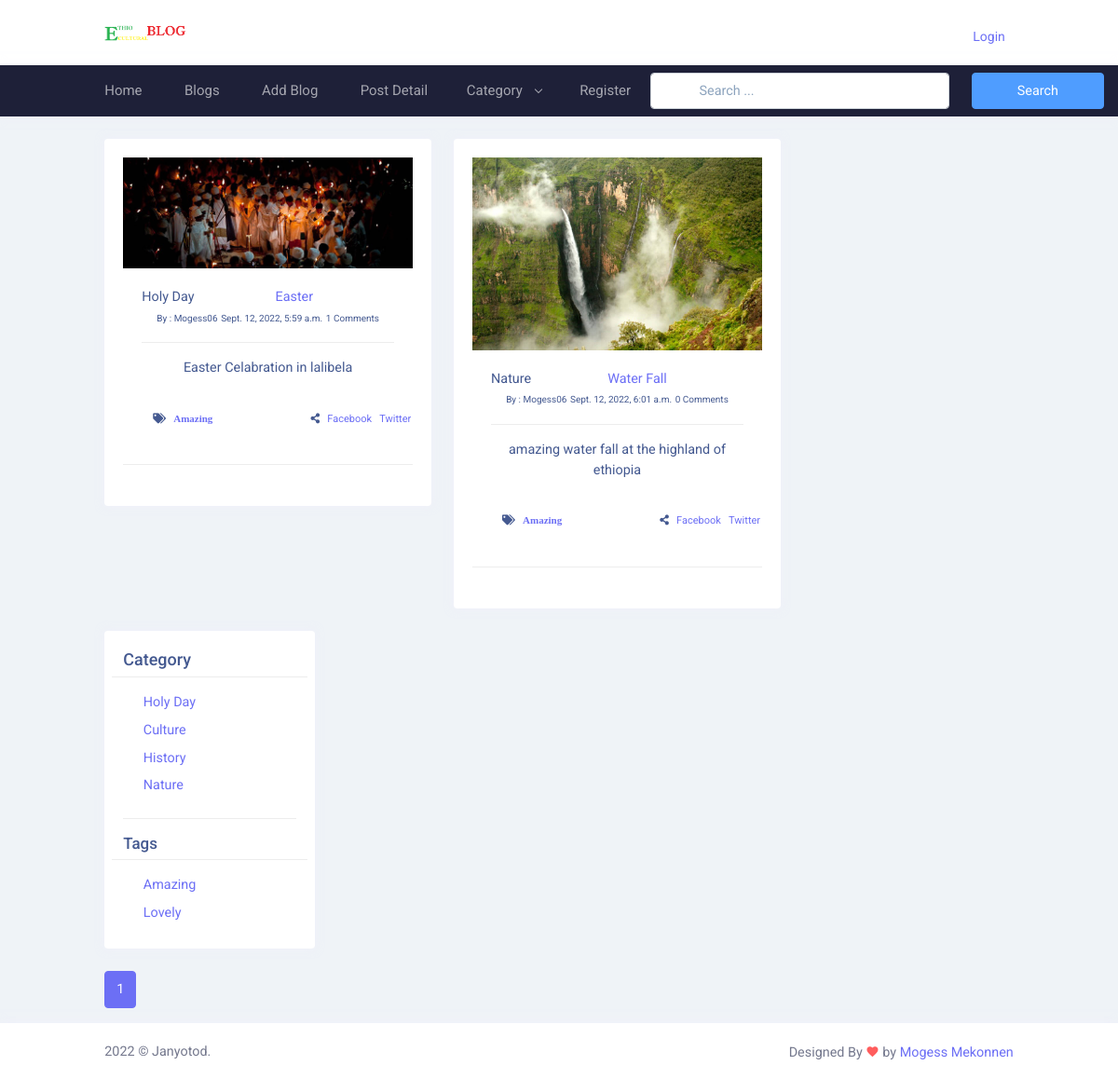
The page /tag_blogs/amazing/ on the database its author committed.
### blog/models.py (models this page shows, shortened)
class Blog(models.Model):
    user = models.ForeignKey(
        User,
        related_name='user_blogs',
        on_delete=models.CASCADE,
    )
    category = models.ForeignKey(
        Category,
        related_name='Category_blogs',
        on_delete=models.CASCADE,
    )
    likes = models.ManyToManyField(
        User,
        related_name='user_likes',
        blank=True,
        )
    tags = models.ManyToManyField(
        Tag,
        related_name='tag_blogs',
        blank=True
    )
    title = models.CharField(
        max_length=250
    )
    slug = models.SlugField(null=True, blank=True)
    banner = models.ImageField(upload_to='blog_banner')
    description = models.TextField()
    created_date = models.DateTimeField(auto_now_add=True)

class Category(models.Model):
    title = models.CharField(max_length=150, unique=True)
    slug = models.SlugField(null=True, blank=True)
    create_date = models.DateField(auto_now_add=True)

class  Tag(models.Model):
    title = models.CharField(max_length=150)
    slug = models.SlugField(null=True, blank=True)
    create_date = models.DateField(auto_now_add=True)

### user_profile/models.py (models this page shows, shortened)
class User(AbstractUser):
    email = models.EmailField(max_length=150,
                              unique=True,
                              error_messages={"unique": "Email must be unique"
                                              }
                              )
    profile_image = models.ImageField(null=True,
                                      blank=True,
                                      upload_to="profile_images"
                                      )
    REQUIRED_FIELDS = ["email"]
    objects = CustomUserManager()

### blog/views.py (the view)
# urls.py: path('tag_blogs/<str:slug>/', tag_blogs, name='tag_blogs'),
def tag_blogs(request, slug):
    tag = get_object_or_404(Tag, slug=slug)
    queryset = tag.tag_blogs.all()
    tags = Tag.objects.order_by('-create_date')[:5]
    page = request.GET.get('page', 1)
    paginator = Paginator(queryset, 2)
    all_blogs = Blog.objects.order_by('-created_date')[:5]
    try:
        blogs = paginator.page(page)
    except EmptyPage:
        blogs = paginator.page(1)
    except PageNotAnInteger:
         blogs = paginator.page(1)
    context = {
        "blogs": blogs,
        "tags": tags,
        "all_blogs":all_blogs
    }
    return render(request, 'tag_blogs.html', context)

### blog/context_processors.py (called while the page is built)
def get_all_category(request):
    categories = Category.objects.all()
    context = {
        "Categories": categories
    }
    return context

### templates/tag_blogs.html (shortened to what this page needs)
{% extends 'base.html'%}
{% load static %}
{% block content %}
<div class="main-content">
  <div class="page-content">
    <div class="container-fluid">
      <div class="row">
        <div class="col-xl-9 col-sm-6">
          <div class="row">
            {% for blog in blogs %}
            <div class="col-xl-6">
              <div class="card">
                <div class="card-body">
                  <div class="text-center">
                    {% include 'blog_card.html' %}
                    <hr class="my-4" />
                  </div>
                </div>
              </div>
              {% endfor %}
            </div>
          </div>
          {% include 'right_sidebar.html' %}
          <div class="col-12" style="text-align: center">
            {% include 'pagination.html' %}
          </div>
        </div>
        {% endblock content %}

### templates/blog_card.html
{% load static %}
      <div>
        <img
          src="{{blog.banner.url}}"
          class="img-fluid"
          alt="Responsive image"
        />
      </div>
      <div class="card-body">
        <span class="float-lg-start" >{{blog.category.title}}</span>
        <a class="float-lg-center"  href="{% url 'blog_details' blog.slug %}" >{{blog.title}}</a>
        <br />
        <span style="font-size: 10px"
          >By : {{blog.user.username}}</span
        >
        <span style="font-size: 10px">{{blog.created_date}}</span>
        <span style="font-size: 10px"
          >{{blog.blog_comments.all.count}} Comments</span
        >
        <hr />
        <p>{{blog.description|truncatewords:50}}</p>
      </div>
      <div class="row"  style="font-size:11px">
        <div class="col-6">
          <ul class="post-tags float-lg-start">
            {% if blog.tags.all.count > 0 %}
            {% for tags in blog.tags.all %}
            <li class="fa fa-tags" >
              &nbsp; <a href="#">{{tags.title }}</a>
            </li>
            {% endfor %} {% else %} None {% endif %}
          </ul>
        </div>
        <div class="col-6">
          <ul class="post-share">
            <li class="fa fa-share-alt"></li>
            <a href="">&nbsp;&nbsp;Facebook</a>
            <a href="">&nbsp;&nbsp;Twitter</a>
          </ul>
        </div>
      </div>
    </div>

### templates/right_sidebar.html
<div class="col-xl-3 col-sm-6" style="width: 250px">
  <div class="card">
    <div class="card-body">
      <div class="row">
        <h4 class="form-label h5">Category</h4>
        <hr />
        {% for category in Categories %}
        <div class="d-flex flex-wrap gap-3">
          <div class="form-check mb-2">
            <a href="{% url 'category_blogs' category.slug %}"
              >{{category.title}}</a
            >
          </div>
        </div>
        {% endfor %}
      </div>
      <hr />
      <div class="row">
        <h4 class="card-title">Tags</h4>
        <hr />
        {% for tag in tags %}
        <div class="d-flex flex-wrap gap-3">
          <div class="form-check mb-2">
            <a href="{% url 'tag_blogs' tag.slug %}">{{tag.title}}</a>
          </div>
        </div>
        {% endfor %}
      </div>
    </div>
  </div>
</div>

### rows shown on the page
Blog: banner (picture), category "Holy Day", title "Easter", user.username "Mogess06", created_date "Sept. 12, 2022, 5:59 a.m.", blog_comments.all.count "1", description "Easter Celabration in lalibela"
Tag: title "Amazing"
Blog: banner (picture), category "Nature", title "Water Fall", user.username "Mogess06", created_date "Sept. 12, 2022, 6:01 a.m.", blog_comments.all.count "0", description "amazing water fall at the highland of ethiopia"
Category: title "Holy Day"
Category: title "Culture"
Category: title "History"
Category: title "Nature"
Tag: title "Lovely"

### other values the page prints
{{ page }} "1"
